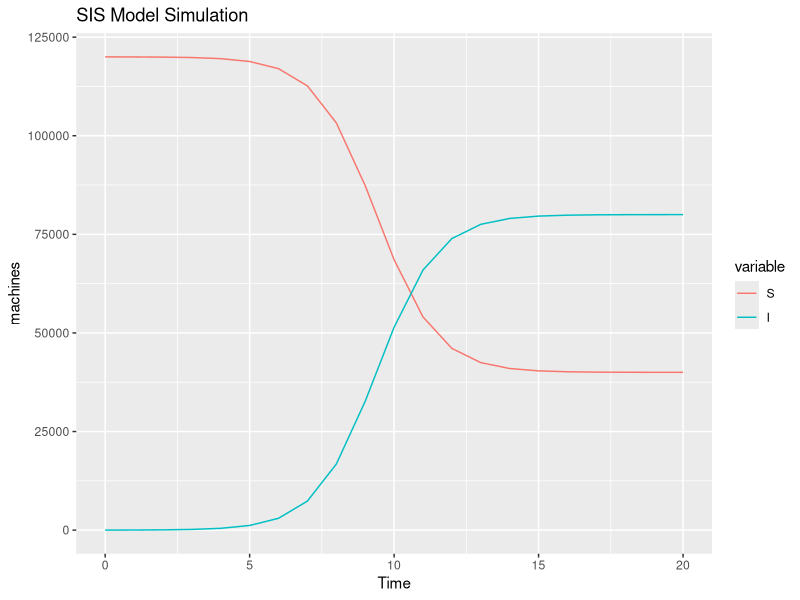

Write the R code that produced this figure.

# Load necessary libraries
library(reshape2)
library(ggplot2)

# Define the SIS model and RK4 solver function
dSdt <- function(t, S, I) {
  return(-beta * S * I / N + delta * I)
}

dIdt <- function(t, S, I) {
  return(beta * S * I / N - delta * I)
}

RK4SIS <- function(n, beta, delta, S0, I0, dt = 1) {
  N <<- S0 + I0  # fixed population
  
  S <- c(S0, rep(0, n))
  I <- c(I0, rep(0, n))
  for (i in 1:n) {
    Si <- S[i]
    Ii <- I[i]
    
    S.k1 <- dSdt(i, Si, Ii)
    I.k1 <- dIdt(i, Si, Ii)
    
    S.k2 <- dSdt(i + dt / 2, Si + dt / 2 * S.k1, Ii + dt / 2 * I.k1)
    I.k2 <- dIdt(i + dt / 2, Si + dt / 2 * S.k1, Ii + dt / 2 * I.k1)
    
    S.k3 <- dSdt(i + dt / 2, Si + dt / 2 * S.k2, Ii + dt / 2 * I.k2)
    I.k3 <- dIdt(i + dt / 2, Si + dt / 2 * S.k2, Ii + dt / 2 * I.k2)
    
    S.k4 <- dSdt(i + dt, Si + dt * S.k3, Ii + dt * I.k3)
    I.k4 <- dIdt(i + dt, Si + dt * S.k3, Ii + dt * I.k3)
    
    S[i + 1] <- Si + dt / 6 * (S.k1 + 2 * S.k2 + 2 * S.k3 + S.k4)
    I[i + 1] <- Ii + dt / 6 * (I.k1 + 2 * I.k2 + 2 * I.k3 + I.k4)
  }
  return(data.frame(n = 0:n, S = S, I = I))
}

# Set initial parameters for SIS model
S0 <- 120000
I0 <- 10
beta <- 1.44
delta <- 0.48
n <- 20

# Simulate the SIS model
r_sis <- RK4SIS(n, beta, delta, S0, I0)

# Reshape the data for plotting
r_sis_plot <- melt(r_sis, id = "n", measure = c("S", "I"))

# Create the plot for SIS model
p_sis <- ggplot(r_sis_plot, aes(x = n, y = value, group = variable, color = variable))
p_sis + geom_line() +
  ggtitle("SIS Model Simulation") +
  xlab("Time") +
  ylab("machines")

